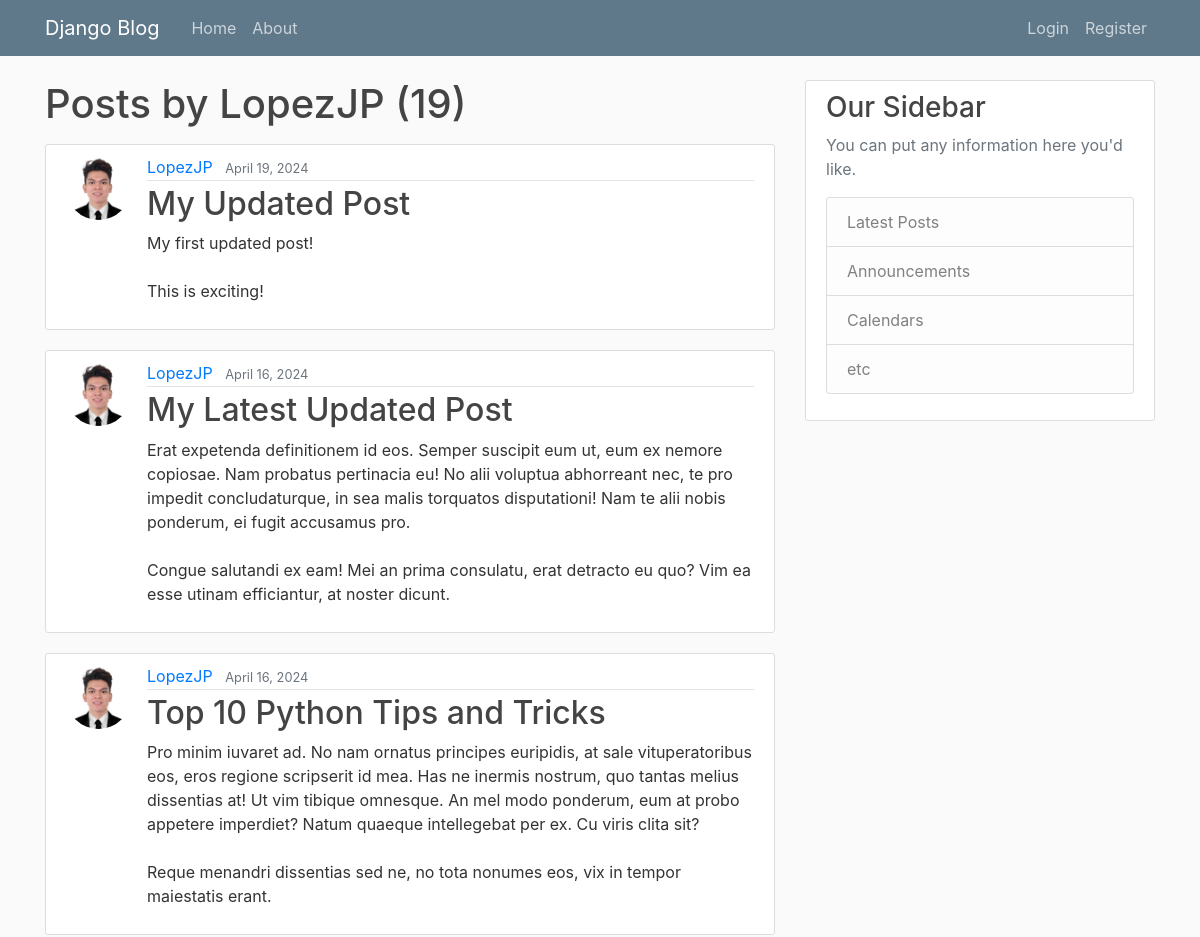
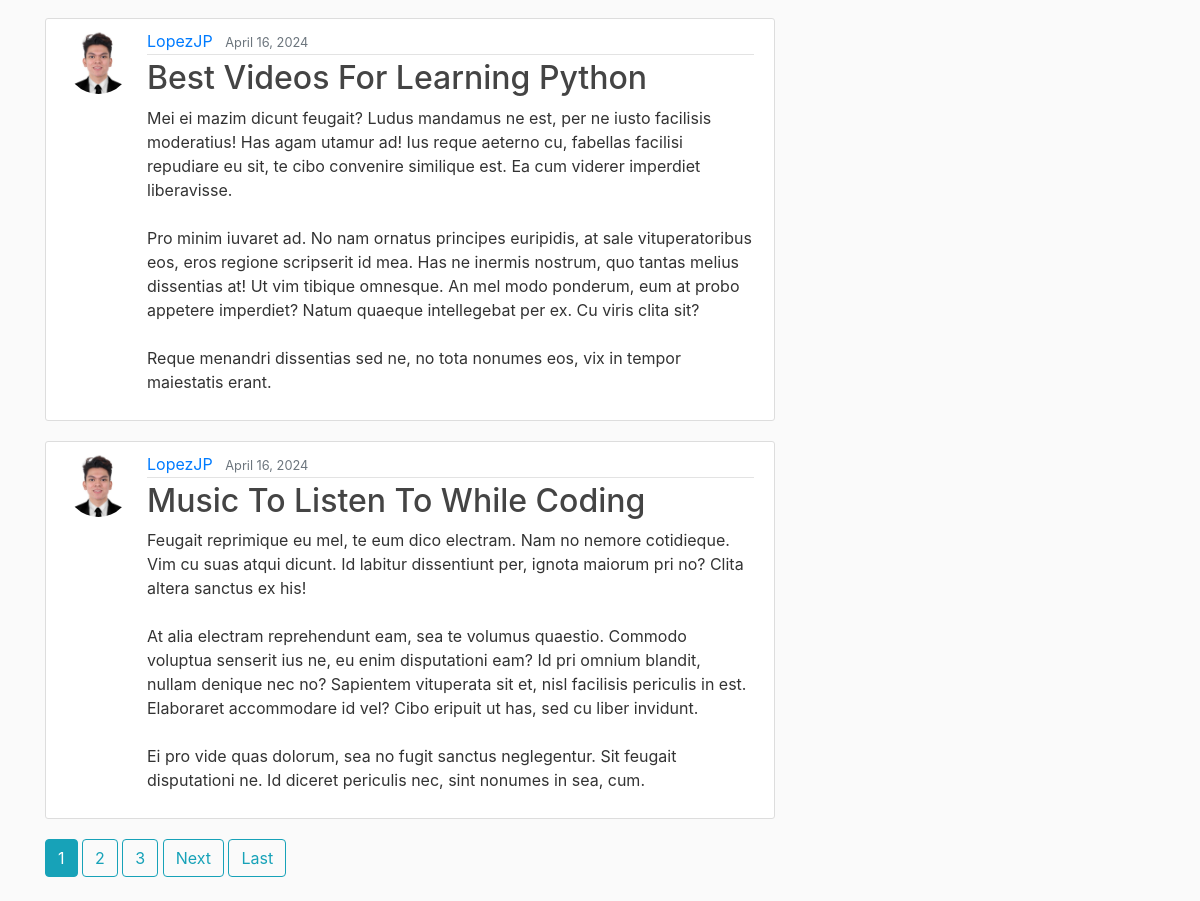
/user/LopezJP, run on the app's committed database (2 pictures, top to bottom).
### blog/models.py (models this page shows, shortened)
class Post(models.Model):
     title = models.CharField(max_length=100)
     content = models.TextField()
     date_posted = models.DateTimeField(default=timezone.now)
     author = models.ForeignKey(User, on_delete=models.CASCADE)

### users/models.py (models this page shows, shortened)
class Profile(models.Model):
    user = models.OneToOneField(User, on_delete=models.CASCADE)
    image = models.ImageField(default='default.jpg', upload_to='profile_pics')

### blog/views.py (the view)
# urls.py: path('user/<str:username>', UserPostListView.as_view(), name='user-posts'),
class UserPostListView(ListView):
    model= Post
    template_name = 'blog/user_posts.html' # <app>/<model>_<viewtype>.html
    context_object_name = 'posts'
    paginate_by = 5
    def get_queryset(self):
        user = get_object_or_404(User, username=self.kwargs.get('username'))
        return Post.objects.filter(author=user).order_by('-date_posted')

### blog/templates/blog/user_posts.html (shortened to what this page needs)
{% extends "blog/base.html" %}
{% block content %}
    <h1 class="mb-3">Posts by {{ view.kwargs.username }} ({{ page_obj.paginator.count }})</h1>
{% for post in posts%}
<article class="media content-section">
    <img class="rounded-circle article-img" src="{{ post.author.profile.image.url }}" alt="">
    <div class="media-body">
        <div class="article-metadata">
            <a class="mr-2" href="{% url 'user-posts' post.author.username %}">{{ post.author }}</a>
            <small class="text-muted">{{ post.date_posted|date:"F d, Y" }}</small>
        </div>
        <h2><a class="article-title" href="{% url 'post-detail' post.id %}">{{ post.title }}</a></h2>
        <p class="article-content">{{ post.content }}</p>
    </div>
</article>
{% endfor %}
{% if is_paginated %}
    {% for num in page_obj.paginator.page_range %}
      {% if page_obj.number == num %}
        <a class="btn btn-info mb-4" href="?page={{ num }}">{{ num }}</a>
        {% elif num > page_obj.number|add:'-3' and num < page_obj.number|add:'3' %}
        <a class="btn btn-outline-info mb-4" href="?page={{ num }}">{{ num }}</a>
      {% endif %}
    {% endfor %}
    {% if page_obj.has_next %}
        <a class="btn btn-outline-info mb-4" href="?page={{ page_obj.next_page_number }}">Next</a>
        <a class="btn btn-outline-info mb-4" href="?page={{ page_obj.paginator.num_pages }}">Last</a>
    {% endif %}
{% endif %}
{% endblock content %}

### blog/static/blog/main.css (style rules this page uses)
body { background: #fafafa; color: #333333; margin-top: 5rem; }
h1, h2, h3, h4, h5, h6 { color: #444444; }
.content-section { background: #ffffff; padding: 10px 20px; border: 1px solid #dddddd; border-radius: 3px; margin-bottom: 20px; }
.article-title { color: #444444; }
.article-content { white-space: pre-line; }
.article-img { height: 65px; width: 65px; margin-right: 16px; }
.article-metadata { padding-bottom: 1px; margin-bottom: 4px; border-bottom: 1px solid #e3e3e3 }

### data on the page
Post: author.profile.image (picture), author "LopezJP", date_posted "April 19, 2024", title "My Updated Post", content "My first updated post! This is exciting!"
Post: author.profile.image (picture), author "LopezJP", date_posted "April 16, 2024", title "My Latest Updated Post", content "Erat expetenda definitionem id eos. Semper suscipit eum ut, eum ex nemore copiosae. Nam probatus pertinacia eu! No alii voluptua abhorreant nec, te pro impedit concludaturque, in sea malis torquatos disputationi! Nam te alii nobis ponderum, ei fugit accusamus pro. Congue salutandi ex eam! Mei an prima consulatu, erat detracto eu quo? Vim ea esse utinam efficiantur, at noster dicunt."
Post: author.profile.image (picture), author "LopezJP", date_posted "April 16, 2024", title "Top 10 Python Tips and Tricks", content "Pro minim iuvaret ad. No nam ornatus principes euripidis, at sale vituperatoribus eos, eros regione scripserit id mea. Has ne inermis nostrum, quo tantas melius dissentias at! Ut vim tibique omnesque. An mel modo ponderum, eum at probo appetere imperdiet? Natum quaeque intellegebat per ex. Cu viris clita sit? Reque menandri dissentias sed ne, no tota nonumes eos, vix in tempor maiestatis erant."
Post: author.profile.image (picture), author "LopezJP", date_posted "April 16, 2024", title "Best Videos For Learning Python", content "Mei ei mazim dicunt feugait? Ludus mandamus ne est, per ne iusto facilisis moderatius! Has agam utamur ad! Ius reque aeterno cu, fabellas facilisi repudiare eu sit, te cibo convenire similique est. Ea cum viderer imperdiet liberavisse. Pro minim iuvaret ad. No nam ornatus principes euripidis, at sale vituperatoribus eos, eros regione scripserit id mea. Has ne inermis nostrum, quo tantas melius dissentias at! Ut vim tibique omnesque. An mel modo ponderum, eum at probo appetere imperdiet? Natum quaeque intellegebat per ex. Cu viris clita sit? Reque menandri dissentias sed ne, no tota nonumes eos, vix in tempor maiestatis erant."
Post: author.profile.image (picture), author "LopezJP", date_posted "April 16, 2024", title "Music To Listen To While Coding", content "Feugait reprimique eu mel, te eum dico electram. Nam no nemore cotidieque. Vim cu suas atqui dicunt. Id labitur dissentiunt per, ignota maiorum pri no? Clita altera sanctus ex his! At alia electram reprehendunt eam, sea te volumus quaestio. Commodo voluptua senserit ius ne, eu enim disputationi eam? Id pri omnium blandit, nullam denique nec no? Sapientem vituperata sit et, nisl facilisis periculis in est. Elaboraret accommodare id vel? Cibo eripuit ut has, sed cu liber invidunt. Ei pro vide quas dolorum, sea no fugit sanctus neglegentur. Sit feugait disputationi ne. Id diceret periculis nec, sint nonumes in sea, cum."

### other printed values
{{ view.kwargs.username }} "LopezJP"
{{ page_obj.paginator.count }} "19"
{{ num }} "1"
{{ num }} "2" "3"
